Frame 1 (no input): blank canvas, image omitted
Frame 60 (the mouse pressed at the canvas centre just before this capture): blank canvas, image omitted
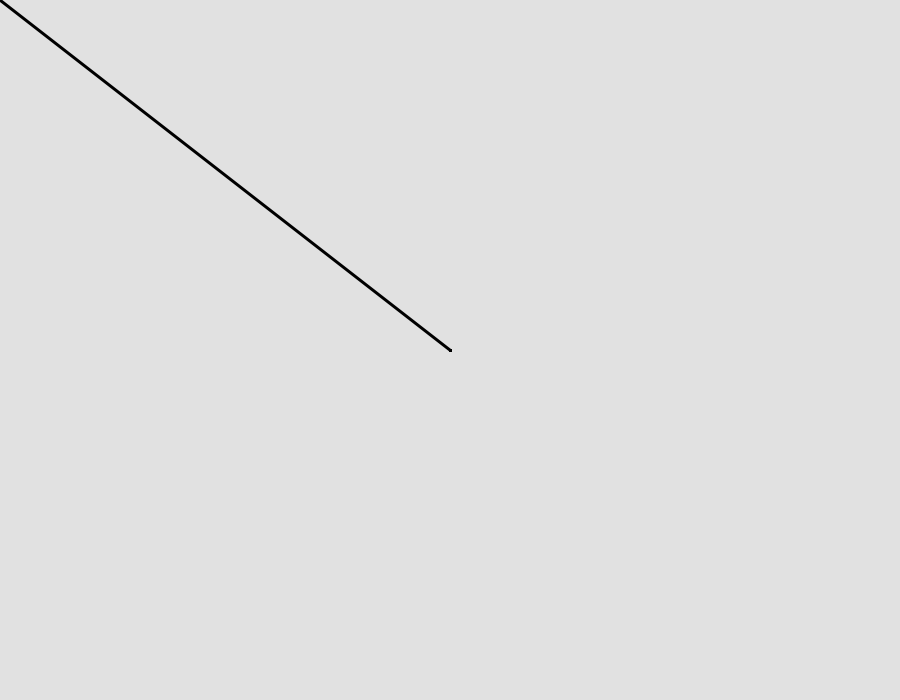
Frame 120 (the mouse held since frame 60 and released just before this capture)

The Processing sketch whose frames 1 and 60 were blank and that drew this single picture after the mouse press (run headless with seeded random() and noise(); from frame 60 on, the mouse is pressed at the canvas centre):

// Processing sketch: processing_59753
// ── processing_59753.pde

void setup () {
  size (900,700);
  background (225);
  smooth();
}

int durchmesser = 3;
int rot = 0;
int gruen = 0;
int blau = 0;
int weite = 50;

void draw () {
  
if (mousePressed) {
  strokeWeight(durchmesser);
  line (pmouseX, pmouseY, mouseX, mouseY);
}

stroke (rot,gruen,blau);

if (keyPressed) {
  if (key == '+') {
    durchmesser = durchmesser + 1;    // Durchmesser wird mit der +Taste um 1 größer
  }
  if (key == '-') {
    durchmesser = durchmesser - 1;    // Durchmesser wird mit der -Taste um 1 kleiner
  } 
  if (durchmesser < 1) {    // Durchmesser wird nie kleiner als 1
    durchmesser = 1;
  }
  
  if (key == 'r') {
    rot = rot + 2;    // Rotwert wird mit der r-Taste um 2 größer
  }
  if (key == 'e') {
    rot = rot - 2;    // Rotwert wird mit der e-Taste um 2 kleiner
  } 
  if (rot < 0) {    // Rotwert wird nie kleiner als 1
    rot = 0;
  }
  
  if (key == 'g') {
    gruen = gruen + 2;    // Grünwert wird mit der g-Taste um 2 größer
  }
  if (key == 'f') {
    gruen = gruen - 2;    // Grünwert wird mit der f-Taste um 2 kleiner
  } 
  if (gruen < 0) {    // Grünwert wird nie kleiner als 1
    gruen = 0;
  }
  
  if (key == 'b') {
    blau = blau + 2;    // Blauwert wird mit der b-Taste um 2 größer
  }
  if (key == 'v') {
    blau = blau - 2;    // Grünwert wird mit der v-Taste um 2 kleiner
  }
  if (blau < 0) {    // Blauwert wird nie kleiner als 1
    blau = 0;
  }
  
  if(key == ' ') {  
    background(225);
  }
  
if (key == '1') {
noStroke();
fill (rot,gruen,blau);
ellipse(mouseX, mouseY, 3*durchmesser, 3*durchmesser);
ellipse(mouseX - 1.5*durchmesser, mouseY - 2*durchmesser, durchmesser, durchmesser);
ellipse(mouseX + 1.5*durchmesser, mouseY - 2*durchmesser, durchmesser, durchmesser);
ellipse(mouseX, mouseY - 2.5*durchmesser, durchmesser, durchmesser);
  }
  
  
if (key == '2') {
  line (mouseX,mouseY, mouseX+random(-weite,weite), mouseY+random(-weite,weite));
}

if (key == '3') {
  ellipse (mouseX+random(-weite,weite), mouseY+random(-weite,weite),10, 10);
  fill (blau,gruen,rot);
}

if (key == '4') {
  line (mouseX,mouseY, mouseX+random(-weite,weite), mouseY+random(-weite,weite));
  ellipse (mouseX+random(-weite,weite), mouseY+random(-weite,weite),10, 10);
  fill (gruen,rot,blau);
}

  if (key == '.') {
    weite = weite+5;
}

  if (key == ',') {
    weite = weite-5;
}
  if (weite < 10) { 
    weite = 10;
  }
}

}
